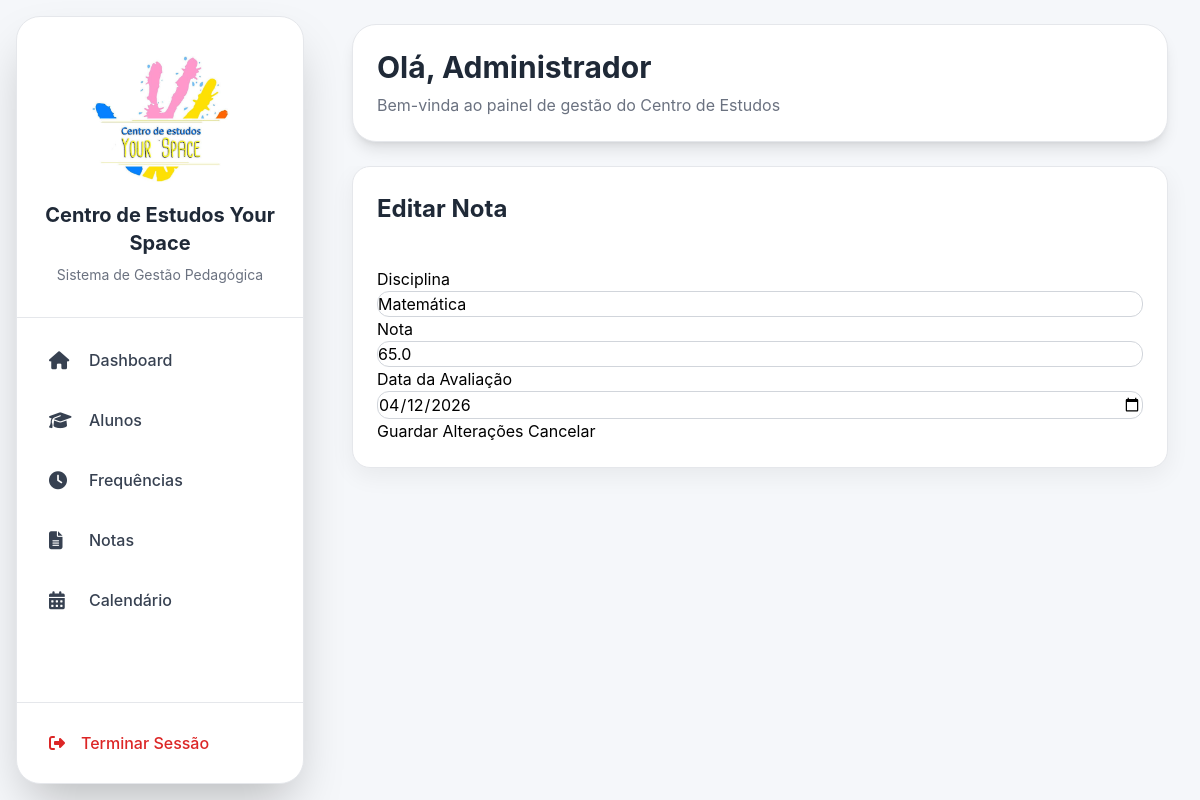
/notas/editar/2, run on the app's committed database.
### models/configuracao_centro.py (models this page shows)
class ConfiguracaoCentro(db.Model):
    __tablename__ = "configuracao_centro"
    id = db.Column(
        db.Integer,
        primary_key=True
    )
    nome_centro = db.Column(
        db.String(200),
        default=""
    )
    morada = db.Column(
        db.String(300),
        default=""
    )
    codigo_postal = db.Column(
        db.String(20),
        default=""
    )
    telefone = db.Column(
        db.String(50),
        default=""
    )
    whatsapp = db.Column(
        db.String(50),
        default=""
    )
    email = db.Column(
        db.String(200),
        default=""
    )
    logo = db.Column(
        db.String(300),
        default=""
    )

### models/nota.py (models this page shows)
class Nota(db.Model):
    __tablename__ = "notas"
    id = db.Column(
        db.Integer,
        primary_key=True
    )
    aluno_id = db.Column(
        db.Integer,
        db.ForeignKey("alunos.id"),
        nullable=False
    )
    disciplina = db.Column(
        db.String(100),
        nullable=False
    )
    nota = db.Column(
        db.Float,
        nullable=False
    )
    data_avaliacao = db.Column(
        db.String(20),
        nullable=False
    )
    aluno = db.relationship(
        "Aluno",
        backref="notas"
    )

### routes/notas.py (the view, shortened to what this page needs)
@notas_bp.route(
    "/notas/editar/<int:id>",
    methods=["GET", "POST"]
)
def editar_nota(id):
    if session.get("perfil") == "colaborador":
        return render_template(
            "acesso_negado.html"
        )
    nota = Nota.query.get_or_404(id)
    return render_template(
        "editar_nota.html",
        nota=nota
    )

### app.py (called while the page is built)
@app.context_processor
def inject_configuracao():
    configuracao = ConfiguracaoCentro.query.first()
    return dict(
        configuracao_global=configuracao
    )

### templates/editar_nota.html (shortened to what this page needs)
{% extends "base.html" %}
{% block conteudo %}
<div class="card">
    <h2>Editar Nota</h2>
    <br>
    <form method="POST">
        <label>Disciplina</label>
        <input
            type="text"
            name="disciplina"
            value="{{ nota.disciplina }}"
            required
        >
        <label>Nota</label>
        <input
            type="number"
            min="0"
            max="100"
            step="0.01"
            name="nota"
            value="{{ nota.nota }}"
            required
        >
        <label>Data da Avaliação</label>
        <input
            type="date"
            name="data_avaliacao"
            value="{{ nota.data_avaliacao }}"
            required
        >
        <button type="submit">
            Guardar Alterações
        </button>
        <a href="/notas">
            Cancelar
        </a>
    </form>
</div>
{% endblock %}

### templates/base.html (shortened to what this page needs)
<!DOCTYPE html>
<html lang="pt">
<head>
    <script src="https://cdn.tailwindcss.com"></script>
    <link rel="stylesheet"
          href="https://cdnjs.cloudflare.com/ajax/libs/font-awesome/6.4.0/css/all.min.css">
</head>
<body class="flex h-screen overflow-hidden">
    <div class="w-72 bg-white flex flex-col justify-between m-4 rounded-3xl shadow-2xl border border-gray-200">
        <div>
            <div class="px-6 py-8 border-b border-gray-200 text-center">
    {% if configuracao_global and configuracao_global.logo %}
        <img
            src="{{ url_for('static', filename='logos/' + configuracao_global.logo) }}"
            alt="Logótipo"
            style="
                width:140px;
                height:140px;
                object-fit:contain;
                margin:0 auto 12px auto;
            "
        >
    {% endif %}
    <h1 class="text-xl font-bold text-gray-800">
        {% if configuracao_global and configuracao_global.nome_centro %}
            {{ configuracao_global.nome_centro }}
        {% else %}
            Centro de Estudos
        {% endif %}
    </h1>
    <p class="text-sm text-gray-500 mt-2">
        Sistema de Gestão Pedagógica
    </p>
</div>
            <nav class="p-4 space-y-2">
                <a href="/"
                   class="flex items-center gap-4 px-4 py-3 rounded-2xl text-gray-700 hover:bg-blue-50 hover:text-blue-700 transition-all">
                    <i class="fa-solid fa-house text-lg w-6"></i>
                    <span class="font-medium text-base">Dashboard</span>
                </a>
                <a href="/alunos"
                   class="flex items-center gap-4 px-4 py-3 rounded-2xl text-gray-700 hover:bg-blue-50 hover:text-blue-700 transition-all">
                    <i class="fa-solid fa-graduation-cap text-lg w-6"></i>
                    <span class="font-medium text-base">Alunos</span>
                </a>
                <a href="/frequencias"
                   class="flex items-center gap-4 px-4 py-3 rounded-2xl text-gray-700 hover:bg-blue-50 hover:text-blue-700 transition-all">
                    <i class="fa-solid fa-clock text-lg w-6"></i>
                    <span class="font-medium text-base">Frequências</span>
                </a>
                <a href="/notas"
                   class="flex items-center gap-4 px-4 py-3 rounded-2xl text-gray-700 hover:bg-blue-50 hover:text-blue-700 transition-all">
                    <i class="fa-solid fa-file-lines text-lg w-6"></i>
                    <span class="font-medium text-base">Notas</span>
                </a>
                <a href="/calendario"
                   class="flex items-center gap-4 px-4 py-3 rounded-2xl text-gray-700 hover:bg-blue-50 hover:text-blue-700 transition-all">
                    <i class="fa-solid fa-calendar-days text-lg w-6"></i>
                    <span class="font-medium text-base">Calendário</span>
                </a>
            </nav>
        </div>
        <div class="p-4 border-t border-gray-200">
            <a href="{{ url_for('logout') }}"
               class="flex items-center gap-4 px-4 py-3 rounded-2xl text-red-600 hover:bg-red-50 transition-all">
                <i class="fa-solid fa-right-from-bracket"></i>
                <span class="font-medium">
                    Terminar Sessão
                </span>
            </a>
        </div>
    </div>
    <div class="flex-1 flex flex-col overflow-hidden">
        <header class="px-8 py-6">
            <div class="bg-white rounded-3xl shadow-lg p-6 border border-gray-200">
                <h2 class="text-3xl font-bold text-gray-800">
                    Olá, {{ session.get('nome', 'Administrador') }}
                </h2>
                <p class="text-gray-500 mt-2">
                    Bem-vinda ao painel de gestão do Centro de Estudos
                </p>
            </div>
        </header>
        <main class="flex-1 overflow-y-auto px-8 pb-8">
            {% block conteudo %}
            {% endblock %}
        </main>
    </div>
</body>
</html>

### templates/base.html (style rules this page uses)
body { background:#f5f7fa; font-family:'Inter',sans-serif; }
.card { background:white; border-radius:18px; padding:24px; box-shadow:0 8px 24px rgba(0,0,0,0.06); margin-bottom:20px; border:1px solid #e5e7eb; }
.card h2 { font-size:24px; font-weight:700; margin-bottom:16px; color:#1f2937; }
input, select, textarea { width:100%; padding:12px; border:1px solid #d1d5db; border-radius:12px; margin-bottom:12px; background:white; }
button { background:#2563eb; color:white; border:none; padding:12px 20px; border-radius:12px; cursor:pointer; font-weight:600; }
a { text-decoration:none; }

### data on the page
ConfiguracaoCentro: logo (picture), nome_centro "Centro de Estudos Your Space"
Nota: disciplina "Matemática", nota "65.0", data_avaliacao "04/12/2026"

### other printed values
{{ session.get('nome', 'Administrador') }} "Administrador"
